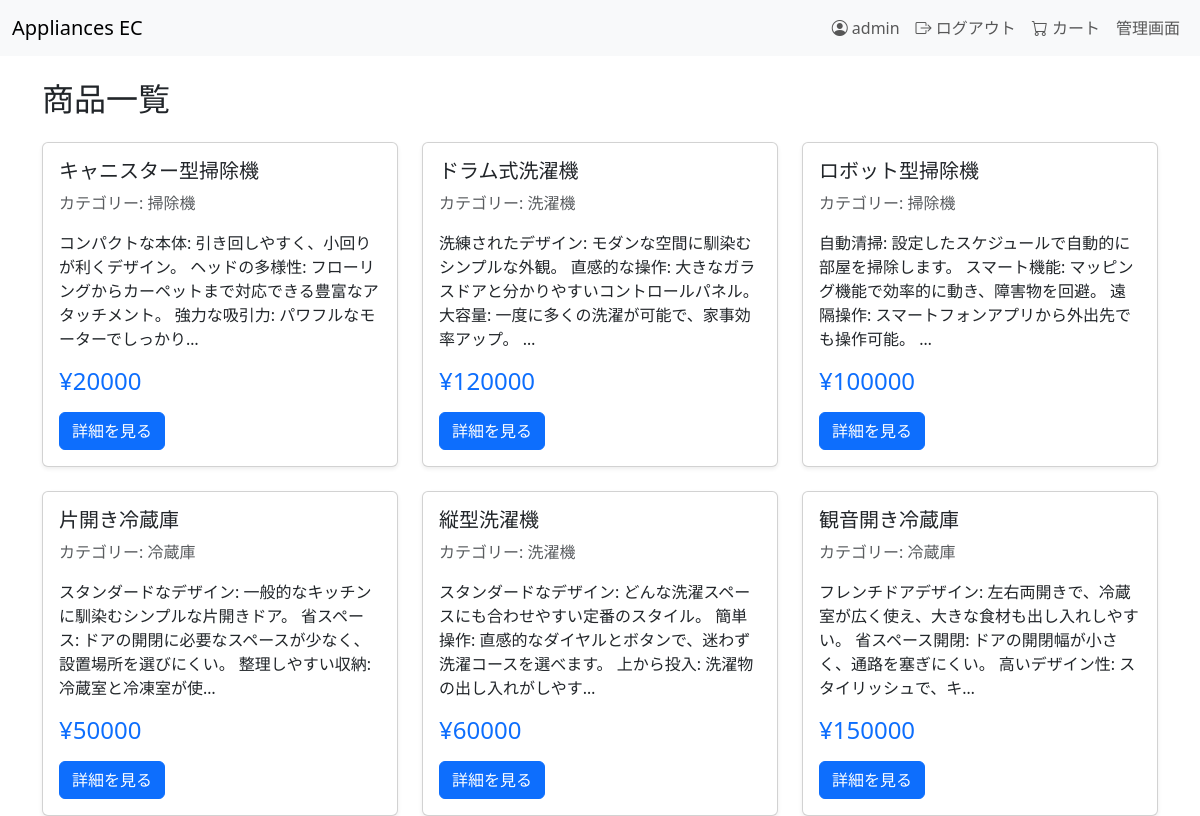
The app's page / (signed in) with its own data.
### users/models.py (models this page shows, shortened)
class CustomUser(AbstractBaseUser, PermissionsMixin):
    user_id = models.AutoField(primary_key=True)
    username = models.CharField(max_length=150, unique=True)
    mail_address = models.EmailField(unique=True)
    is_active = models.BooleanField(default=True)
    is_staff = models.BooleanField(default=False)
    objects = CustomUserManager()
    USERNAME_FIELD = 'username'
    REQUIRED_FIELDS = ['mail_address']

### products/models.py (models this page shows, shortened)
class Product(models.Model):
    category = models.ForeignKey('categories.Category', related_name='products', on_delete=models.CASCADE)
    name = models.CharField(max_length=200)
    slug = models.SlugField(max_length=200, unique=True, blank=True)
    image = models.ImageField(upload_to='products/%Y/%m/%d', blank=True)
    description = models.TextField(blank=True, null=True)
    price = models.DecimalField(max_digits=10, decimal_places=2)
    stock = models.PositiveIntegerField()
    created_at = models.DateTimeField(auto_now_add=True)
    updated_at = models.DateTimeField(auto_now=True)
    class Meta:
        ordering = ('name',) #名前でソートする
        indexes = [
            models.Index(fields=['id', 'slug']),
        ]

### categories/models.py (models this page shows, shortened)
class Category(models.Model):
    name = models.CharField(max_length=100, unique=True)
    slug = models.SlugField(max_length=100, unique=True, blank=True)
    class Meta:
        verbose_name = 'category'
        verbose_name_plural = 'categories'
        ordering = ('name',) #カテゴリを名前順にソート（任意）

### products/views.py (the view)
# urls.py: path('', product_views.product_list, name='home'),
def product_list(request, category_slug=None):
    category = None
    categories = Category.objects.all()
    products = Product.objects.all()
    if category_slug:
        category = get_object_or_404(Category, slug=category_slug)
        products = products.filter(category=category)
    return render(request, 'products/product_list.html', {
        'category': category,
        'categories': categories,
        'products': products
    })

### products/templates/products/product_list.html (shortened to what this page needs)
{% extends 'base.html' %}
{% block content %}
    <h2 class="mb-4">商品一覧</h2>
    {% if products %}
        <div class="row row-cols-1 row-cols-md-2 row-cols-lg-3 g-4">
            {% for product in products %}
                <div class="col">
                    <div class="card h-100 shadow-sm">
                        <div class="card-body d-flex flex-column">
                            <h5 class="card-title">
                                <a href="{% url 'products:product_detail' product.id product.slug %}" class="text-decoration-none text-dark">{{ product.name }}</a>
                            </h5>
                            <p class="card-text text-muted">カテゴリー: {{ product.category.name }}</p>
                            <p class="card-text">{{ product.description|truncatechars:100 }}</p>
                            <div class="mt-auto"> <h4 class="card-text text-primary">¥{{ product.price|floatformat:0 }}</h4>
                                <a href="{% url 'products:product_detail' product.id product.slug %}" class="btn btn-primary mt-2">詳細を見る</a>
                                </div>
                        </div>
                    </div>
                </div>
            {% endfor %}
        </div>
    {% else %}
        <div class="alert alert-info" role="alert">
            商品がありません。
        </div>
    {% endif %}
{% endblock %}

### templates/base.html (shortened to what this page needs)
{% load static %}
<!DOCTYPE html>
<html lang="ja">
<head>
    <link href="https://cdn.jsdelivr.net/npm/bootstrap@5.3.3/dist/css/bootstrap.min.css" rel="stylesheet">
    <link href="https://cdn.jsdelivr.net/npm/bootstrap-icons@1.11.3/font/bootstrap-icons.min.css" rel="stylesheet">
    <link rel="stylesheet" href="{% static 'css/style.css' %}">
</head>
<body>
    <nav class="navbar navbar-expand-lg bg-light">
        <div class="container-fluid">
            <a class="navbar-brand" href="{% url 'products:list' %}">Appliances EC</a>
            <div class="collapse navbar-collapse justify-content-end" id="navbarNav">
                <ul class="navbar-nav">
                    {% if user.is_authenticated %}
                        <li class="nav-item">
                            <a class="nav-link" href="{% url 'users:mypage' %}">
                                <i class="bi bi-person-circle"></i> {{ user.username }}
                            </a>
                        </li>
                        <li class="nav-item">
                            <a class="nav-link" href="{% url 'users:logout' %}">
                                <i class="bi bi-box-arrow-right"></i> ログアウト
                            </a>
                        </li>
                    {% endif %}
                    <li class="nav-item">
                        <a class="nav-link" href="{% url 'cart:cart_detail' %}">
                            <i class="bi bi-cart"></i> カート
                        </a>
                    </li>
                    {% if user.is_staff %}
                        <li class="nav-item">
                            <a class="nav-link" href="{% url 'admin:index' %}">管理画面</a>
                        </li>
                    {% endif %}
                </ul>
            </div>
        </div>
    </nav>
    <main class="container mt-4">
        {% block content %}{% endblock %}
    </main>
</body>
</html>

### records on screen
CustomUser: username "admin"
Product: name "キャニスター型掃除機", category.name "掃除機", description "コンパクトな本体: 引き回しやすく、小回りが利くデザイン。 ヘッドの多様性: フローリングからカーペットまで対応できる豊富なアタッチメント。 強力な吸引力: パワフルなモーターでしっかり…", price "20000"
Product: name "ドラム式洗濯機", category.name "洗濯機", description "洗練されたデザイン: モダンな空間に馴染むシンプルな外観。 直感的な操作: 大きなガラスドアと分かりやすいコントロールパネル。 大容量: 一度に多くの洗濯が可能で、家事効率アップ。 …", price "120000"
Product: name "ロボット型掃除機", category.name "掃除機", description "自動清掃: 設定したスケジュールで自動的に部屋を掃除します。 スマート機能: マッピング機能で効率的に動き、障害物を回避。 遠隔操作: スマートフォンアプリから外出先でも操作可能。 …", price "100000"
Product: name "片開き冷蔵庫", category.name "冷蔵庫", description "スタンダードなデザイン: 一般的なキッチンに馴染むシンプルな片開きドア。 省スペース: ドアの開閉に必要なスペースが少なく、設置場所を選びにくい。 整理しやすい収納: 冷蔵室と冷凍室が使…", price "50000"
Product: name "縦型洗濯機", category.name "洗濯機", description "スタンダードなデザイン: どんな洗濯スペースにも合わせやすい定番のスタイル。 簡単操作: 直感的なダイヤルとボタンで、迷わず洗濯コースを選べます。 上から投入: 洗濯物の出し入れがしやす…", price "60000"
Product: name "観音開き冷蔵庫", category.name "冷蔵庫", description "フレンチドアデザイン: 左右両開きで、冷蔵室が広く使え、大きな食材も出し入れしやすい。 省スペース開閉: ドアの開閉幅が小さく、通路を塞ぎにくい。 高いデザイン性: スタイリッシュで、キ…", price "150000"
